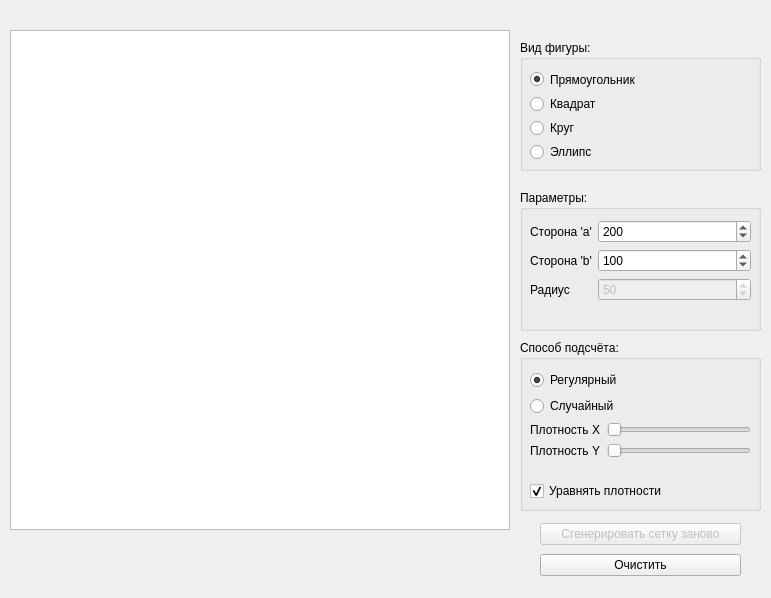
<?xml version="1.0" encoding="UTF-8"?>
<ui version="4.0">
 <class>Form</class>
 <widget class="QWidget" name="Form">
  <property name="geometry">
   <rect>
    <x>0</x>
    <y>0</y>
    <width>771</width>
    <height>598</height>
   </rect>
  </property>
  <property name="windowTitle">
   <string>Лабораторная работа №7</string>
  </property>
  <widget class="QGroupBox" name="groupBox">
   <property name="geometry">
    <rect>
     <x>520</x>
     <y>40</y>
     <width>241</width>
     <height>131</height>
    </rect>
   </property>
   <property name="title">
    <string>Вид фигуры:</string>
   </property>
   <widget class="QWidget" name="verticalLayoutWidget">
    <property name="geometry">
     <rect>
      <x>10</x>
      <y>30</y>
      <width>221</width>
      <height>91</height>
     </rect>
    </property>
    <layout class="QVBoxLayout" name="verticalLayout">
     <item>
      <widget class="QRadioButton" name="rectangle">
       <property name="text">
        <string>Прямоугольник</string>
       </property>
       <property name="checked">
        <bool>true</bool>
       </property>
      </widget>
     </item>
     <item>
      <widget class="QRadioButton" name="square">
       <property name="text">
        <string>Квадрат</string>
       </property>
       <property name="checked">
        <bool>false</bool>
       </property>
      </widget>
     </item>
     <item>
      <widget class="QRadioButton" name="circle">
       <property name="text">
        <string>Круг</string>
       </property>
      </widget>
     </item>
     <item>
      <widget class="QRadioButton" name="ellipse">
       <property name="text">
        <string>Эллипс</string>
       </property>
      </widget>
     </item>
    </layout>
   </widget>
  </widget>
  <widget class="QGraphicsView" name="graphicsView">
   <property name="geometry">
    <rect>
     <x>10</x>
     <y>30</y>
     <width>500</width>
     <height>500</height>
    </rect>
   </property>
  </widget>
  <widget class="QGroupBox" name="groupBox_2">
   <property name="geometry">
    <rect>
     <x>520</x>
     <y>190</y>
     <width>241</width>
     <height>141</height>
    </rect>
   </property>
   <property name="title">
    <string>Параметры:</string>
   </property>
   <widget class="QWidget" name="formLayoutWidget">
    <property name="geometry">
     <rect>
      <x>10</x>
      <y>30</y>
      <width>221</width>
      <height>101</height>
     </rect>
    </property>
    <layout class="QFormLayout" name="formLayout">
     <item row="0" column="0">
      <widget class="QLabel" name="label">
       <property name="text">
        <string>Сторона 'a'</string>
       </property>
      </widget>
     </item>
     <item row="0" column="1">
      <widget class="QSpinBox" name="line_a">
       <property name="frame">
        <bool>true</bool>
       </property>
       <property name="accelerated">
        <bool>false</bool>
       </property>
       <property name="maximum">
        <number>1000</number>
       </property>
       <property name="value">
        <number>200</number>
       </property>
      </widget>
     </item>
     <item row="1" column="0">
      <widget class="QLabel" name="label_2">
       <property name="text">
        <string>Сторона 'b'</string>
       </property>
      </widget>
     </item>
     <item row="1" column="1">
      <widget class="QSpinBox" name="line_b">
       <property name="maximum">
        <number>1000</number>
       </property>
       <property name="value">
        <number>100</number>
       </property>
      </widget>
     </item>
     <item row="2" column="0">
      <widget class="QLabel" name="label_3">
       <property name="enabled">
        <bool>true</bool>
       </property>
       <property name="text">
        <string>Радиус</string>
       </property>
      </widget>
     </item>
     <item row="2" column="1">
      <widget class="QSpinBox" name="radius">
       <property name="enabled">
        <bool>false</bool>
       </property>
       <property name="maximum">
        <number>1000</number>
       </property>
       <property name="value">
        <number>50</number>
       </property>
      </widget>
     </item>
    </layout>
   </widget>
  </widget>
  <widget class="QLabel" name="info">
   <property name="geometry">
    <rect>
     <x>10</x>
     <y>529</y>
     <width>501</width>
     <height>61</height>
    </rect>
   </property>
   <property name="text">
    <string/>
   </property>
  </widget>
  <widget class="QGroupBox" name="groupBox_3">
   <property name="geometry">
    <rect>
     <x>520</x>
     <y>340</y>
     <width>241</width>
     <height>171</height>
    </rect>
   </property>
   <property name="title">
    <string>Способ подсчёта:</string>
   </property>
   <widget class="QWidget" name="verticalLayoutWidget_2">
    <property name="geometry">
     <rect>
      <x>10</x>
      <y>30</y>
      <width>221</width>
      <height>131</height>
     </rect>
    </property>
    <layout class="QVBoxLayout" name="verticalLayout_2">
     <item>
      <widget class="QRadioButton" name="regular">
       <property name="text">
        <string>Регулярный</string>
       </property>
       <property name="checked">
        <bool>true</bool>
       </property>
      </widget>
     </item>
     <item>
      <widget class="QRadioButton" name="random">
       <property name="enabled">
        <bool>true</bool>
       </property>
       <property name="text">
        <string>Случайный</string>
       </property>
      </widget>
     </item>
     <item>
      <layout class="QFormLayout" name="formLayout_2">
       <item row="0" column="0">
        <widget class="QLabel" name="label_4">
         <property name="text">
          <string>Плотность X</string>
         </property>
        </widget>
       </item>
       <item row="1" column="0">
        <widget class="QLabel" name="label_5">
         <property name="text">
          <string>Плотность Y</string>
         </property>
        </widget>
       </item>
       <item row="0" column="1">
        <widget class="QSlider" name="dense_x">
         <property name="minimum">
          <number>1</number>
         </property>
         <property name="maximum">
          <number>100</number>
         </property>
         <property name="orientation">
          <enum>Qt::Horizontal</enum>
         </property>
        </widget>
       </item>
       <item row="1" column="1">
        <widget class="QSlider" name="dense_y">
         <property name="minimum">
          <number>1</number>
         </property>
         <property name="maximum">
          <number>100</number>
         </property>
         <property name="orientation">
          <enum>Qt::Horizontal</enum>
         </property>
        </widget>
       </item>
      </layout>
     </item>
     <item>
      <widget class="QCheckBox" name="balance">
       <property name="text">
        <string>Уравнять плотности</string>
       </property>
       <property name="checked">
        <bool>true</bool>
       </property>
      </widget>
     </item>
    </layout>
   </widget>
  </widget>
  <widget class="QWidget" name="verticalLayoutWidget_3">
   <property name="geometry">
    <rect>
     <x>540</x>
     <y>520</y>
     <width>201</width>
     <height>61</height>
    </rect>
   </property>
   <layout class="QVBoxLayout" name="verticalLayout_3">
    <item>
     <widget class="QPushButton" name="generate_new">
      <property name="enabled">
       <bool>false</bool>
      </property>
      <property name="text">
       <string>Сгенерировать сетку заново</string>
      </property>
     </widget>
    </item>
    <item>
     <widget class="QPushButton" name="clean">
      <property name="text">
       <string>Очистить</string>
      </property>
     </widget>
    </item>
   </layout>
  </widget>
 </widget>
 <resources/>
 <connections/>
</ui>
